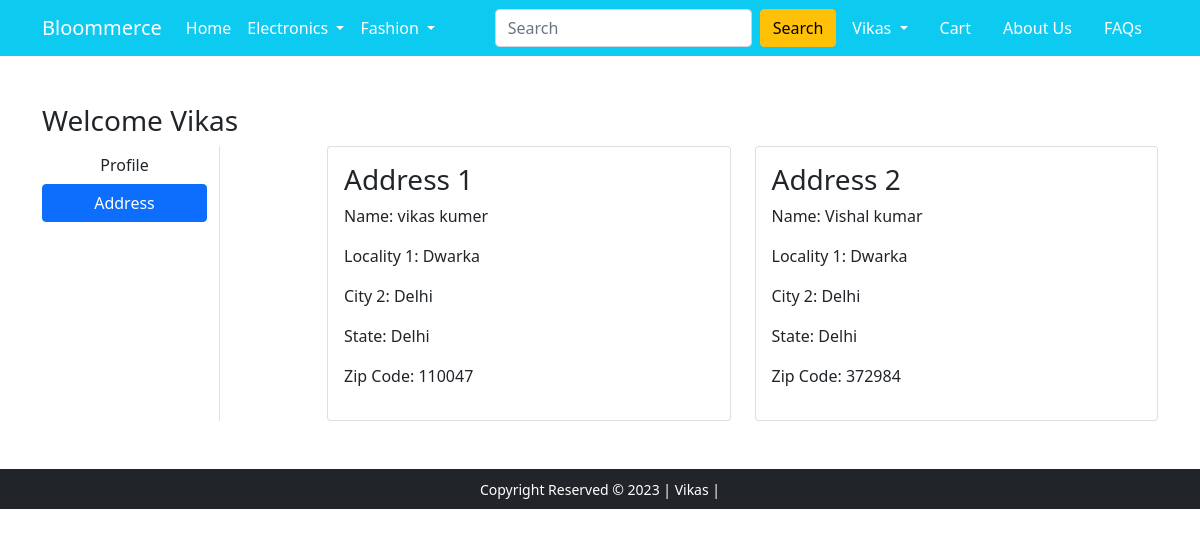
The app's page /address/ (signed in) with its own data.
### app/models.py (models this page shows, shortened)
class Customer(models.Model):
    user = models.ForeignKey(User, on_delete=models.CASCADE)
    name = models.CharField(max_length=100)
    locality = models.CharField(max_length=100)
    city = models.CharField(max_length=40)
    zip_code = models.IntegerField()
    state = models.CharField(choices=STATE_CHOICES, max_length=50)

### app/views.py (the view)
# urls.py: path('address/', views.address, name='address'),
@login_required(login_url='/accounts/login')
def address(request):
    add = Customer.objects.filter(user=request.user)
    return render(request, 'app/address.html', {'add':add, 'active':'btn-primary'})

### app/templates/app/address.html (shortened to what this page needs)
{% extends 'app/base.html' %}
{% load static %}
{% block main-content %}
<div class="container my-5">
    <div class="row">
        <h3>Welcome <span class="text-capitalize">{{ request.user }}</span></h3>
        <div class="col-sm-2 border-end">
            <ul class="list-unstyled">
                <li class="d-grid"><a href="{% url 'profile' %}" class="btn">Profile</a></li>
                <li class="d-grid"><a href="{% url 'address' %}" class="btn {{active}}">Address</a></li>
            </ul>
        </div>
        <div class="col-sm-9 offset-sm-1">
            <div class="row">
                {% for ad in add %}
                <div class="col-sm-6">
                    <div class="card">
                        <div class="card-body">
                            <h3>Address {{forloop.counter}}</h3>
                            <p>Name: {{ad.name}}</p>
                            <p>Locality 1: {{ad.locality}}</p>
                            <p>City 2: {{ad.city}}</p>
                            <p>State: {{ad.state}}</p>
                            <p>Zip Code: {{ad.zip_code}}</p>
                        </div>
                    </div>
                </div>
                {% endfor %}
            </div>
        </div>
    </div>
</div>
{% endblock main-content %}

### app/templates/app/base.html (shortened to what this page needs)
<!doctype html>
{% load static %}
<html lang="en">
  <head>
    <link href="https://cdn.jsdelivr.net/npm/bootstrap@5.0.0-beta1/dist/css/bootstrap.min.css" rel="stylesheet">
    <link rel="stylesheet" href="{% static 'app/css/owl.carousel.min.css' %}">
    <link rel="stylesheet" href="{% static 'app/css/all.min.css' %}">
    <link rel="stylesheet" href="{% static 'app/css/style.css' %}">
  </head>
  <body>
    <nav class="navbar navbar-expand-lg navbar-dark bg-info">
     <div class="container">
       <a class="navbar-brand" href="/">Bloommerce</a>
       <div class="collapse navbar-collapse" id="navbarSupportedContent">
         <ul class="navbar-nav me-auto mb-2 mb-lg-0">
           <li class="nav-item">
             <a class="nav-link active" aria-current="page" href="/">Home</a>
           </li>
           <li class="nav-item dropdown">
             <a class="nav-link dropdown-toggle text-white" href="#" id="electronicsDropdown" role="button" data-bs-toggle="dropdown" aria-expanded="false">
               Electronics
             </a>
           </li>
           <li class="nav-item dropdown">
             <a class="nav-link dropdown-toggle text-white" href="#" id="fashionDropdown" role="button" data-bs-toggle="dropdown" aria-expanded="false">
               Fashion
             </a>
           </li>
         </ul>
         <form class="d-flex" action="{% url 'search' %}" method="get">
           <input class="form-control me-2" name="query" id="query" type="search" placeholder="Search" aria-label="Search">
           <button class="btn btn-warning" type="submit">Search</button>
         </form>
         <div>
          <ul class="navbar-nav me-auto mb-2 mb-lg-0">
            {% if request.user.is_authenticated %}
            <li class="nav-item dropdown mx-2">
                <a class="nav-link dropdown-toggle text-white" href="#" id="profileDropdown" role="button" data-bs-toggle="dropdown" aria-expanded="false">
                    {{ request.user.username|capfirst }}
                </a>
            </li>
            {% endif %}
            {% if not request.user.is_authenticated %}
            <li class="nav-item mx-2">
                <a href="{% url 'login' %}" class="nav-link text-white">Login</a>
            </li>
            <li class="nav-item mx-2">
                <a href="{% url 'customerregistration' %}" class="nav-link text-white">Registration</a>
            </li>
            {% else %}
            <li class="nav-item mx-2">
              <a href="{% url 'cart' %}" class="nav-link text-white"> Cart </a>
            </li>
            {% endif %}
            <li class="nav-item mx-2">
              <a href="{% url 'about' %}" class="nav-link text-white">About Us</a>
            </li>
            <li class="nav-item mx-2">
              <a href="{% url 'faqs' %}" class="nav-link text-white">FAQs</a>
            </li>
          </ul>
         </div>
       </div>
     </div>
    </nav>
    {% block main-content %} {% endblock main-content %}
    <footer class="container-fluid bg-dark text-center p-2 mt-5">
        <small class="text-white">Copyright Reserved &copy; 2023 | Vikas | </small>
    </footer>
  </body>
</html>

### records on screen
Customer: name "vikas kumer", locality "Dwarka", city "Delhi", state "Delhi", zip_code "110047"
Customer: name "Vishal kumar", locality "Dwarka", city "Delhi", state "Delhi", zip_code "372984"

### other values on screen
{{ request.user.username|capfirst }} "Vikas"
{{ request.user }} "Vikas"
